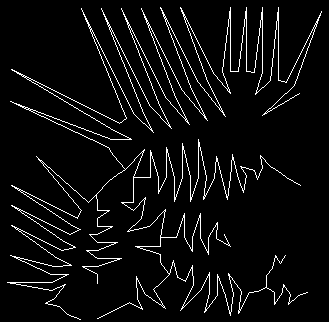
#> input picture Project_Files/Jasons_function_tests/write_chinese_post_man_csv_test/zigzag_full.png, 329 x 322 px, found by its file name
$ python write_chinese_post_man_csv_test.py
#> lines starting #> are read from the running program, lines starting #| are printed output that depends on the picture
### Project_Files/Jasons_Functions/open_or_show_image.py
import matplotlib.pyplot as plt
import cv2

#this is pretty self explainatory: you either open or show and image
def open_image(path):
    try:
        image = cv2.imread(path, 0) # Reading an image in grayscale mode
#> image: shape (322, 329); 5.2% white in thin lines or dots
        # print("found image at : " , path)
    except:
        print("couldn't find image at : ", path)
    return(image)

def show_image(image):
    plt.imshow(image, cmap='gray') #map the image to black and white, white representing the line
    plt.show()

### Project_Files/Jasons_Functions/skeleton_to_graph_from_array.py
import cv2
import numpy as np
from skimage.morphology import skeletonize
import sknw

from open_or_show_image import *


#Jasons skeleton to graph function, useful for extracting information about skeleton
# ------------------------------------------------------------------------
#inputs: path to skeleton of an image
#outputs: <class 'networkx.classes.graph.Graph'>
def skeleton_to_graph_from_array(image):
    """takes in image array , note needs to be black background white foreground ,
    from https://github.com/Image-Py/sknw

    :param path: path to image
    :type path: string

    :rtype: graph
    :return: a graph of the skeleton with
    """

    # try: img = open_image(path)# get img
    # except : print("\n\ncan't find that image at", path,"\n\n")

    image = (255-image)
#> image: shape (322, 329); 94.8% white; black in thin lines or dots
    image = image > 127 #make bool
#> image: shape (322, 329) bool; 94.8% white; black in thin lines or dots

    ske = skeletonize(~image).astype(np.uint16) # this just changes data type and SHOULDNT change skeleton shape
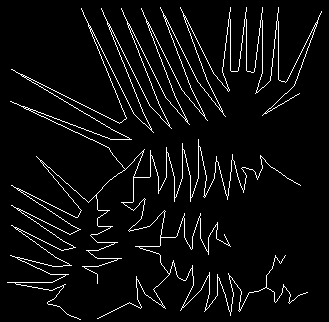
#> ske: shape (322, 329) uint16; values 0 (black) and 1 (white), 5% white in thin lines or dots
#> (the run stopped early here; a loop or call above may not have finished)
